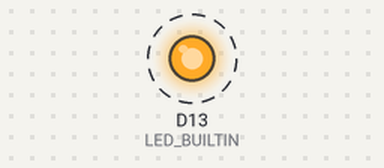
The program below on a simulated STM32 Nucleo. Parts: output pins drawn as LEDs (lit = HIGH). Dashed ring = blinking.

Above: at 0.02 s.
Timing chart, 0 to 3.0 s (numbered marks = the images above):
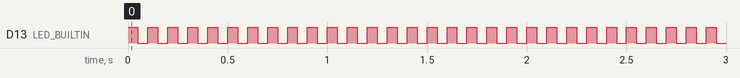

The program:

main.cpp
```cpp
// Muthanna Alwahash
// Nov 2023
// LED Blink

#include <Arduino.h>

void setup()
{
  // initialize LED digital pin as an output.
  pinMode(LED_BUILTIN, OUTPUT);
}

void loop()
{
  // turn the LED on (HIGH is the voltage level)
  digitalWrite(LED_BUILTIN, HIGH);
  // wait for a second
  delay(50);
  // turn the LED off by making the voltage LOW
  digitalWrite(LED_BUILTIN, LOW);
   // wait for a second
  delay(50);
}
```

Measured:
- by itself, D13 (LED_BUILTIN): alternates HIGH for 0.05 s and LOW for 0.05 s
